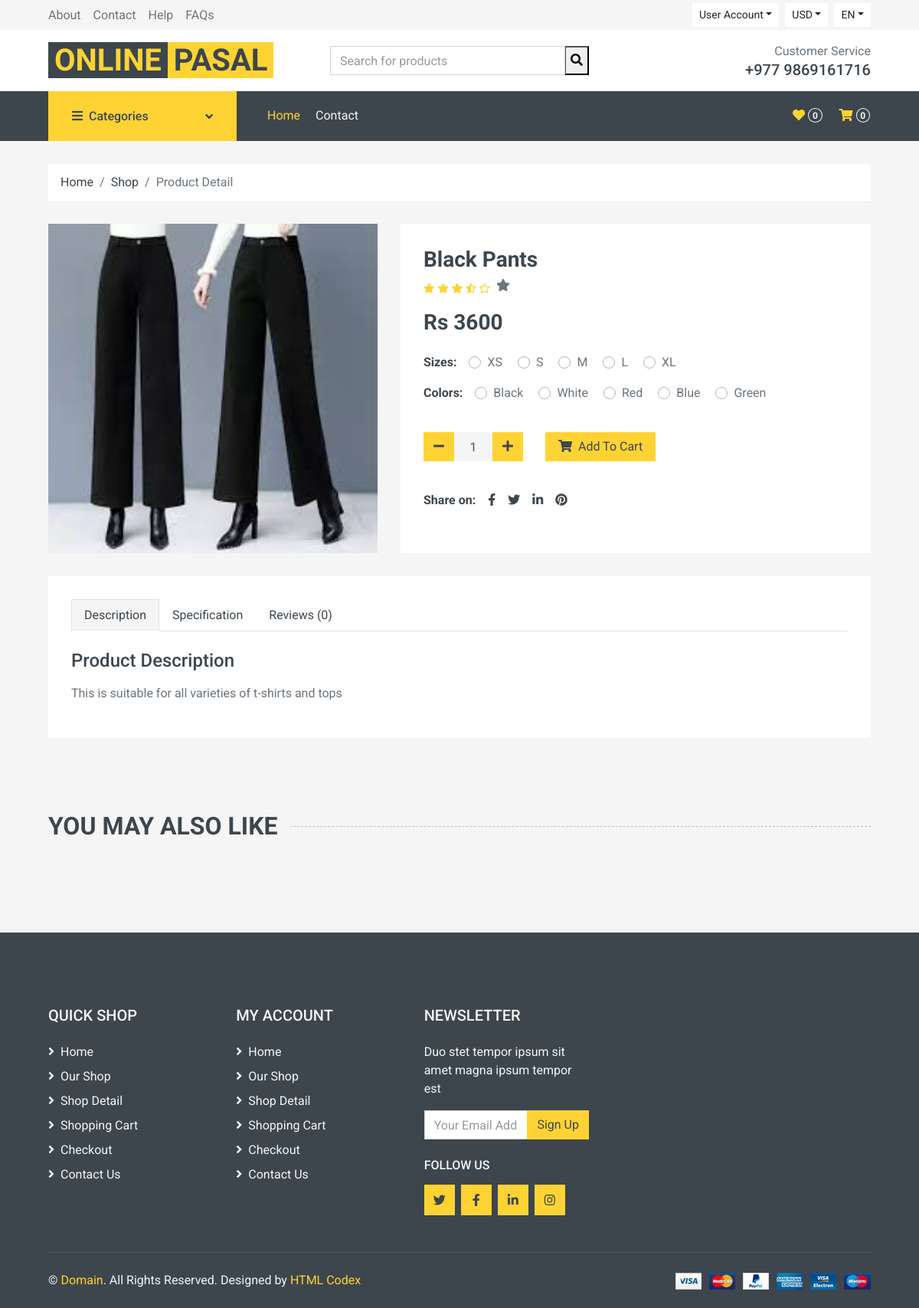
The app's page /details/004 with its own data.
### home/models.py (models this page shows, shortened)
class Product(models.Model):
    name = models.CharField(max_length = 300)
    price = models.IntegerField()
    discounted_price = models.IntegerField()
    image = models.ImageField(upload_to = 'media')
    description = RichTextField()
    specification = RichTextField()
    category = models.ForeignKey(Category, on_delete = models.CASCADE)
    brand = models.ForeignKey(Brand, on_delete = models.CASCADE)
    slug = models.CharField(max_length = 500, unique = True)
    status = models.CharField(choices= STATUS, max_length= 50)
    labels = models.CharField(choices = LABELS, max_length = 50)

### home/views.py (the view)
# urls.py: path('details/<slug>', ProductDetailView.as_view(), name = 'details'),
class ProductDetailView(BaseView):
    def get(self, request, slug):
        self.views["cart_counts"] = count_cart(request)
        self.views["wish_counts"] = count_wish(request)
        self.views['product_detail'] = Product.objects.filter(slug=slug)
        self.views['product_reviews'] = ProductReview.objects.filter(slug = slug )
        return render(request, 'product-detail.html', self.views)

### home/views.py (called while the page is built)
def count_cart(request):
    username = request.user.username
    cart_count = Cart.objects.filter(checkout = False, username = username).count()
    return cart_count

def count_wish(request):
    username = request.user.username
    wish_count = WishList.objects.filter(username = username).count()
    return wish_count

### templates/product-detail.html (shortened to what this page needs)
{% extends 'base.html' %}
{% block content %}
    <div class="container-fluid">
        <div class="row px-xl-5">
            <div class="col-12">
                <nav class="breadcrumb bg-light mb-30">
                    <a class="breadcrumb-item text-dark" href="/">Home</a>
                    <a class="breadcrumb-item text-dark" href="#">Shop</a>
                    <span class="breadcrumb-item active">Product Detail</span>
                </nav>
            </div>
        </div>
    </div>
    <div class="container-fluid pb-5">
        {% for products in product_detail %}
        <div class="row px-xl-5">
            <div class="col-lg-5 mb-30">
                    <div class="carousel-inner bg-light">
                        <div class="carousel-item active">
                            <img class="w-100 h-100" src="{{products.image.url}}" alt="Image">
                        </div>
                    </div>
            </div>
            <div class="col-lg-7 h-auto mb-30">
                <div class="h-100 bg-light p-30">
                    <h3>{{products.name}}</h3>
                    <div class="d-flex mb-3">
                        <div class="text-primary mr-2">
                            <small class="fas fa-star"></small>
                            <small class="fas fa-star"></small>
                            <small class="fas fa-star"></small>
                            <small class="fas fa-star-half-alt"></small>
                            <small class="far fa-star"></small>
                        </div>
                        <i class="fa fa-star"></i>
                    </div>
                    <h3 class="font-weight-semi-bold mb-4">Rs {{products.discounted_price}}</h3>
                    <div class="d-flex mb-3">
                        <strong class="text-dark mr-3">Sizes:</strong>
                        <form>
                            <div class="custom-control custom-radio custom-control-inline">
                                <label class="custom-control-label" for="size-1">XS</label>
                            </div>
                            <div class="custom-control custom-radio custom-control-inline">
                                <label class="custom-control-label" for="size-2">S</label>
                            </div>
                            <div class="custom-control custom-radio custom-control-inline">
                                <label class="custom-control-label" for="size-3">M</label>
                            </div>
                            <div class="custom-control custom-radio custom-control-inline">
                                <label class="custom-control-label" for="size-4">L</label>
                            </div>
                            <div class="custom-control custom-radio custom-control-inline">
                                <label class="custom-control-label" for="size-5">XL</label>
                            </div>
                        </form>
                    </div>
                    <div class="d-flex mb-4">
                        <strong class="text-dark mr-3">Colors:</strong>
                        <form>
                            <div class="custom-control custom-radio custom-control-inline">
                                <label class="custom-control-label" for="color-1">Black</label>
                            </div>
                            <div class="custom-control custom-radio custom-control-inline">
                                <label class="custom-control-label" for="color-2">White</label>
                            </div>
                            <div class="custom-control custom-radio custom-control-inline">
                                <label class="custom-control-label" for="color-3">Red</label>
                            </div>
                            <div class="custom-control custom-radio custom-control-inline">
                                <label class="custom-control-label" for="color-4">Blue</label>
                            </div>
                            <div class="custom-control custom-radio custom-control-inline">
                                <label class="custom-control-label" for="color-5">Green</label>
                            </div>
                        </form>
                    </div>
                    <div class="d-flex align-items-center mb-4 pt-2">
                        <div class="input-group quantity mr-3" style="width: 130px;">
                            <div class="input-group-btn">
                                <button class="btn btn-primary btn-minus">
                                    <i class="fa fa-minus"></i>
                                </button>
                            </div>
                            <input type="text" class="form-control bg-secondary border-0 text-center" value="1">
                            <div class="input-group-btn">
                                <button class="btn btn-primary btn-plus">
                                    <i class="fa fa-plus"></i>
                                </button>
                            </div>
                        </div>
                        <a class="btn" href="/add_to_cart/{{products.slug}}"><button class="btn btn-primary px-3"><i class="fa fa-shopping-cart mr-1"></i> Add To
                            Cart</button></a>
                    </div>
                    <div class="d-flex pt-2">
                        <strong class="text-dark mr-2">Share on:</strong>
                        <div class="d-inline-flex">
                            <a class="text-dark px-2" href="">
                                <i class="fab fa-facebook-f"></i>
                            </a>
                            <a class="text-dark px-2" href="">
                                <i class="fab fa-twitter"></i>
                            </a>
                            <a class="text-dark px-2" href="">
                                <i class="fab fa-linkedin-in"></i>
                            </a>
                            <a class="text-dark px-2" href="">
                                <i class="fab fa-pinterest"></i>
                            </a>
                        </div>
                    </div>
                </div>
            </div>
        </div>
        <div class="row px-xl-5">
            <div class="col">
                <div class="bg-light p-30">
                    <div class="nav nav-tabs mb-4">
                        <a class="nav-item nav-link text-dark active" data-toggle="tab" href="#tab-pane-1">Description</a>
                        <a class="nav-item nav-link text-dark" data-toggle="tab" href="#tab-pane-2">Specification</a>
                        <a class="nav-item nav-link text-dark" data-toggle="tab" href="#tab-pane-3">Reviews (0)</a>
                    </div>
                    <div class="tab-content">
                        <div class="tab-pane fade show active" id="tab-pane-1">
                            <h4 class="mb-3">Product Description</h4>
                            <p>
                                {{products.description|safe}}
                            </p>
                        </div>
                        </div>
                    </div>
                </div>
            </div>
        {% endfor %}
    </div>
    <div class="container-fluid py-5">
        <h2 class="section-title position-relative text-uppercase mx-xl-5 mb-4"><span class="bg-secondary pr-3">You May Also Like</span></h2>
    </div>
{% endblock %}

### records on screen
Product: image (picture), name "Black Pants", discounted_price "3600", description "This is suitable for all varieties of t-shirts and tops"

### other values on screen
{{ wish_counts }} "0"
{{ cart_counts }} "0"
